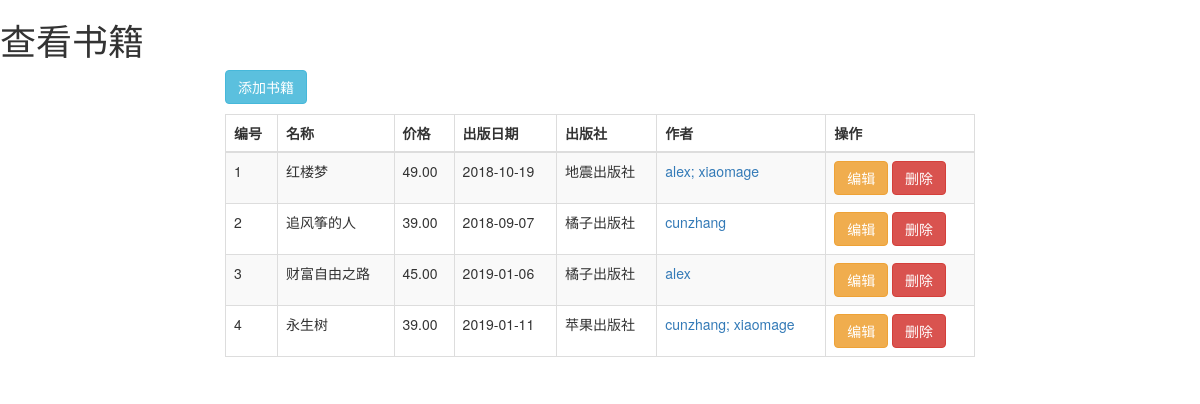
The page /books/ on the database its author committed.
### app01/models.py (models this page shows)
class Book(models.Model):
    nid = models.AutoField(primary_key=True)
    title = models.CharField(max_length=32)
    publishDate = models.DateField()
    price = models.DecimalField(max_digits=8, decimal_places=2)
    publish=models.ForeignKey(to="Publish",to_field="nid",on_delete=models.CASCADE)
    authors=models.ManyToManyField(to="Author")

class Publish(models.Model):
    nid=models.AutoField(primary_key=True)
    name=models.CharField(max_length=32)
    city=models.CharField(max_length=32)
    email=models.EmailField()

class Author(models.Model):
    nid=models.AutoField(primary_key=True)
    name=models.CharField(max_length=32)
    age=models.IntegerField()

### app01/views.py (the view)
# urls.py: re_path('books/$',views.books),
def books(request):
    book_list=Book.objects.all()
    return render(request,"books.html",{"book_list":book_list})

### templates/books.html (shortened to what this page needs)
<!DOCTYPE html>
<html lang="en">
<head>
    <link rel="stylesheet" href="/static/bs/css/bootstrap.css">
</head>
<body>
<h1>查看书籍</h1>
<div class="container">
    <div class="row">
        <div class="col-lg-8 col-lg-offset-2">
            <a href="/books/add" class="btn btn-info" style="margin-bottom: 10px">添加书籍</a>
            <table class="table table-bordered table-hover table-striped">
                <thead>
                    <tr>
                        <th>编号</th>
                        <th>名称</th>
                        <th>价格</th>
                        <th>出版日期</th>
                        <th>出版社</th>
                        <th>作者</th>
                        <th>操作</th>
                    </tr>
                </thead>
                <tbody>
                {% for book in book_list %}
                    <tr>
                        <td>{{ forloop.counter }}</td>
                        <td>{{ book.title }}</td>
                        <td>{{ book.price }}</td>
                        <td>{{ book.publishDate|date:"Y-m-d" }}</td>
                        <td>
                            {{ book.publish.name }}
                        </td>
                        <td>
                            {% for author in book.authors.all %}
                                {% if forloop.last %}
                                <a href="/books/{{ author.pk }}/works">{{ author.name }}</a>
                                {% else %}
                                <a href="/books/{{ author.pk }}/works">{{ author.name }};</a>
                                {% endif %}
                            {% endfor %}
                        </td>
                        <td>
                            <a href="/books/{{ book.pk }}/change" class="btn btn-warning">编辑</a>
                            <a href="/books/{{ book.pk }}/delete" class="btn btn-danger">删除</a>
                        </td>
                    </tr>
                {% endfor %}
                </tbody>
            </table>
        </div>
    </div>
</div>
</body>
</html>

### rows shown on the page
Book: title "红楼梦", price "49.00", publishDate "2018-10-19", publish.name "地震出版社"
Author: name "alex"
Author: name "xiaomage"
Book: title "追风筝的人", price "39.00", publishDate "2018-09-07", publish.name "橘子出版社"
Author: name "cunzhang"
Book: title "财富自由之路", price "45.00", publishDate "2019-01-06", publish.name "橘子出版社"
Book: title "永生树", price "39.00", publishDate "2019-01-11", publish.name "苹果出版社"
